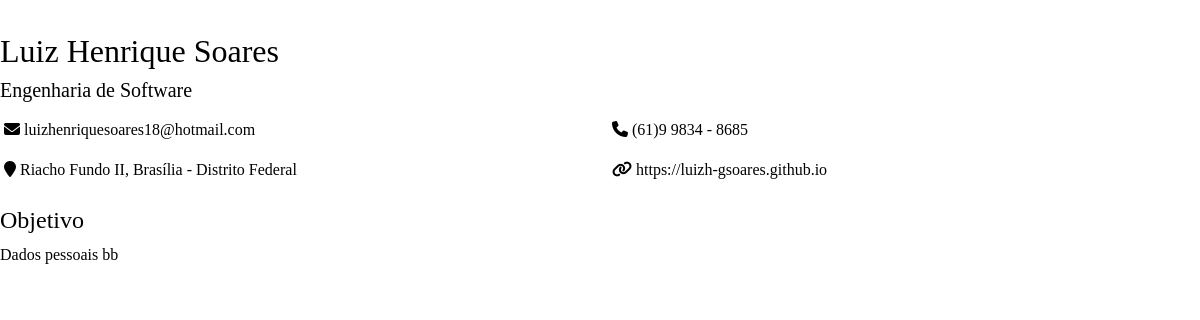
Before: /curriculo (signed in) with the older database file.
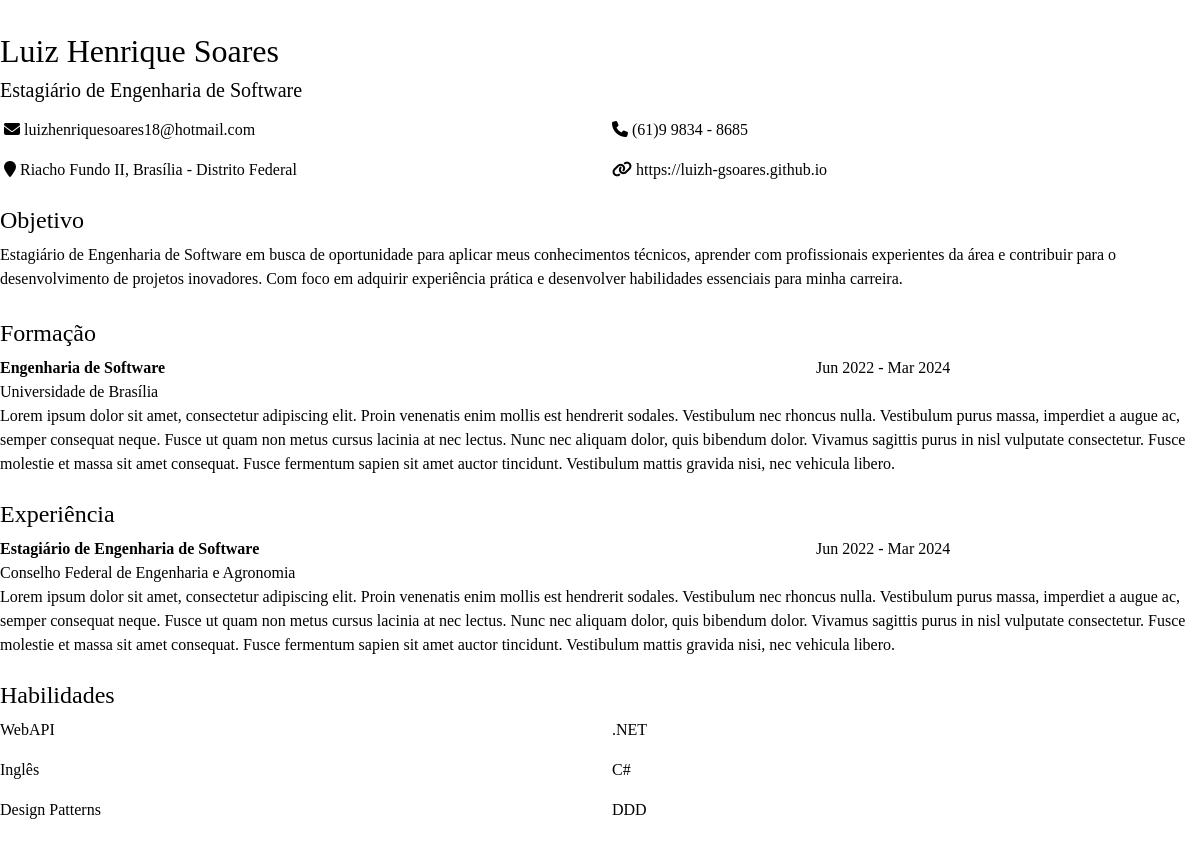
After: the same page with the newer database file.
### models.py (models this page shows, shortened)
class BaseModel(db.Model):
    __abstract__ = True
    id = db.Column(db.Integer, primary_key=True)

class DadosPessoais(BaseModel, db.Model):
    nome = db.Column(db.String(100))
    email = db.Column(db.String(100))
    titulo = db.Column(db.String(100))
    objetivo = db.Column(db.String(500))
    endereco = db.Column(db.String(200))
    site = db.Column(db.String(100))
    telefone = db.Column(db.String(20))

class Formacao(BaseModel, db.Model):
    curso = db.Column(db.String(100))
    instituicao = db.Column(db.String(100))
    data = db.Column(db.String(20))
    descricao = db.Column(db.String(500))

class Experiencia(BaseModel, db.Model):
    cargo = db.Column(db.String(100))
    empresa = db.Column(db.String(100))
    data = db.Column(db.String(20))
    descricao = db.Column(db.String(500))

class Habilidade(BaseModel, db.Model):
    nome = db.Column(db.String(100))

### app.py (the view)
@app.route('/curriculo', methods=['GET', 'POST'])
def curriculo():
    if 'customizations' not in session:
        session['customizations'] = [
            ('color', '#000000'),
            ('font', 'Times New Roman, sans-serif'),
            ('size', '16px')
        ]
    usuario = usuario_service.get_usuario_by_email(session['usuario'])
    dadospessoais = dadospessoais_service.get_dadospessoais_by_user_id(usuario.id)
    formacao = formacao_service.get_formacao_by_user_id(usuario.id)
    experiencia = experiencia_service.get_experiencia_by_user_id(usuario.id)
    habilidade = habilidade_service.get_habilidade_by_user_id(usuario.id)
    curriculo = Curriculo(dadospessoais, formacao, experiencia, habilidade)
    for customization in session['customizations']:
        if customization[0] == 'color':
            curriculo = ColorDecorator(curriculo, customization[1])
        elif customization[0] == 'font':
            curriculo = FontDecorator(curriculo, customization[1])
        elif customization[0] == 'size':
            curriculo = SizeDecorator(curriculo, customization[1])
    return curriculo.render()

### models.py (called while the page is built)
    def render(self):
        return render_template('curriculo.html', dadospessoais=self.dadospessoais, formacao=self.formacao, experiencia=self.experiencia, habilidade=self.habilidade)

    def render(self):
        return self.curriculo.render()

    def render(self):
        rendered = super().render()
        return f"<div style='color: {self.color};'>{rendered}</div>"

    def render(self):
        rendered = super().render()
        return f"<div style='font-family: {self.font};'>{rendered}</div>"

    def render(self):
        rendered = super().render()
        return f"<div style='font-size: {self.size};'>{rendered}</div>"

    def get_all_by_user_id(self, entity_class, user_id):
        return self.session.query(entity_class).filter(entity_class.usuario_id == user_id).all()

    def get_by_email(self, entity_class, email):
        return self.session.query(entity_class).filter(entity_class.email == email).first()

    def get_usuario_by_email(self, email):
        return self.usuario_repository.get_by_email(Usuario, email)

    def get_dadospessoais_by_user_id(self, user_id):
        result = self.dadospessoais_repository.get_all_by_user_id(DadosPessoais, user_id)
        if result:
            return result[0]
        return None

    def get_experiencia_by_user_id(self, user_id):
        return self.experiencia_repository.get_all_by_user_id(Experiencia, user_id)

    def get_formacao_by_user_id(self, user_id):
        return self.formacao_repository.get_all_by_user_id(Formacao, user_id)

    def get_habilidade_by_user_id(self, user_id):
        return self.habilidade_repository.get_all_by_user_id(Habilidade, user_id)

### templates/curriculo.html (shortened to what this page needs)
﻿<!DOCTYPE html>
<html lang="en">
<head>
    <link rel="stylesheet" href="https://cdn.jsdelivr.net/npm/bootstrap@5.3.3/dist/css/bootstrap.min.css"/>
    <link rel="stylesheet" href="https://cdnjs.cloudflare.com/ajax/libs/font-awesome/6.5.2/css/all.min.css"/>
</head>
<body>
<div>
    {% if dadospessoais %}
        <div class="py-2 ">
            <h2>{{ dadospessoais.nome }}</h2>
            <h5>{{ dadospessoais.titulo }}</h5>
        </div>
        <div class="row row-cols-2 px-1">
            <p><i class="fa fa-envelope"></i> {{ dadospessoais.email }}</p>
            <p><i class="fa fa-phone"></i> {{ dadospessoais.telefone }}</p>
            <p><i class="fa fa-map-marker"></i> {{ dadospessoais.endereco }}</p>
            <p><i class="fa fa-link"></i> {{ dadospessoais.site }}</p>
        </div>
        <div class="py-2">
            <h4 class="col col-2">Objetivo</h4>
            <p>{{ dadospessoais.objetivo }}</p>
        </div>
    {% endif %}
</div>
<div class="py-1">
    {% if formacao %}
        <div>
            <h4>Formação</h4>
        </div>
        {% for f in formacao %}
            <div>
                <div class="row row-cols-2 mb-0">
                    <p class="col col-8 mb-0"><strong>{{ f.curso }}</strong></p>
                    <p class="col col-4 mb-0">{{ f.data }}</p>
                </div>
                <p class="mb-0">{{ f.instituicao }}</p>
                <p>{{ f.descricao }}</p>
            </div>
        {% endfor %}
    {% endif %}
</div>
<div class="py-1">
    {% if experiencia %}
        <div>
            <h4>Experiência</h4>
        </div>
        {% for e in experiencia %}
            <div>
                <div class="row row-cols-2 mb-0">
                    <p class="col col-8 mb-0"><strong>{{ e.cargo }}</strong></p>
                    <p class="col col-4 mb-0">{{ e.data }}</p>
                </div>
                <p class="mb-0">{{ e.empresa }} </p>
                <p>{{ e.descricao }}</p>
            </div>
        {% endfor %}
    {% endif %}
</div>
<div class="py-1">
    {% if habilidade %}
        <div>
            <h4>Habilidades</h4>
        </div>
        <div class="row row-cols-2">
            {% for h in habilidade %}
                <p class="col">{{ h.nome }}</p>
            {% endfor %}
        </div>
    {% endif %}
</div>
</body>
</html>

Changed rows visible on the page:
changed DadosPessoais "Luiz Henrique Soares": titulo "Engenharia de Software" → "Estagiário de Engenharia de Software"; objetivo "Dados pessoais bb" → "Estagiário de Engenharia de Software em busca de oportunidade para aplicar meus conhecimentos técnicos, aprender com profissionais experientes da área e contribuir para o desenvolvimento de projetos inovadores. Com foco em adquirir experiência prática e desenvolver habilidades essenciais para minha carreira."
added Formacao: curso "Engenharia de Software", data "Jun 2022 - Mar 2024", instituicao "Universidade de Brasília", descricao "Lorem ipsum dolor sit amet, consectetur adipiscing elit. Proin venenatis enim mollis est hendrerit sodales. Vestibulum nec rhoncus nulla. Vestibulum purus massa, imperdiet a augue ac, semper consequat neque. Fusce ut quam non metus cursus lacinia at nec lectus. Nunc nec aliquam dolor, quis bibendum dolor. Vivamus sagittis purus in nisl vulputate consectetur. Fusce molestie et massa sit amet consequat. Fusce fermentum sapien sit amet auctor tincidunt. Vestibulum mattis gravida nisi, nec vehicula libero."
added Experiencia: cargo "Estagiário de Engenharia de Software", data "Jun 2022 - Mar 2024", empresa "Conselho Federal de Engenharia e Agronomia", descricao "Lorem ipsum dolor sit amet, consectetur adipiscing elit. Proin venenatis enim mollis est hendrerit sodales. Vestibulum nec rhoncus nulla. Vestibulum purus massa, imperdiet a augue ac, semper consequat neque. Fusce ut quam non metus cursus lacinia at nec lectus. Nunc nec aliquam dolor, quis bibendum dolor. Vivamus sagittis purus in nisl vulputate consectetur. Fusce molestie et massa sit amet consequat. Fusce fermentum sapien sit amet auctor tincidunt. Vestibulum mattis gravida nisi, nec vehicula libero."
added Habilidade: nome "WebAPI"
added Habilidade: nome ".NET"
added Habilidade: nome "Inglês"
added Habilidade: nome "C#"
added Habilidade: nome "Design Patterns"
added Habilidade: nome "DDD"
Other visible differences:
text now shown: "Formação Experiência Habilidades"
